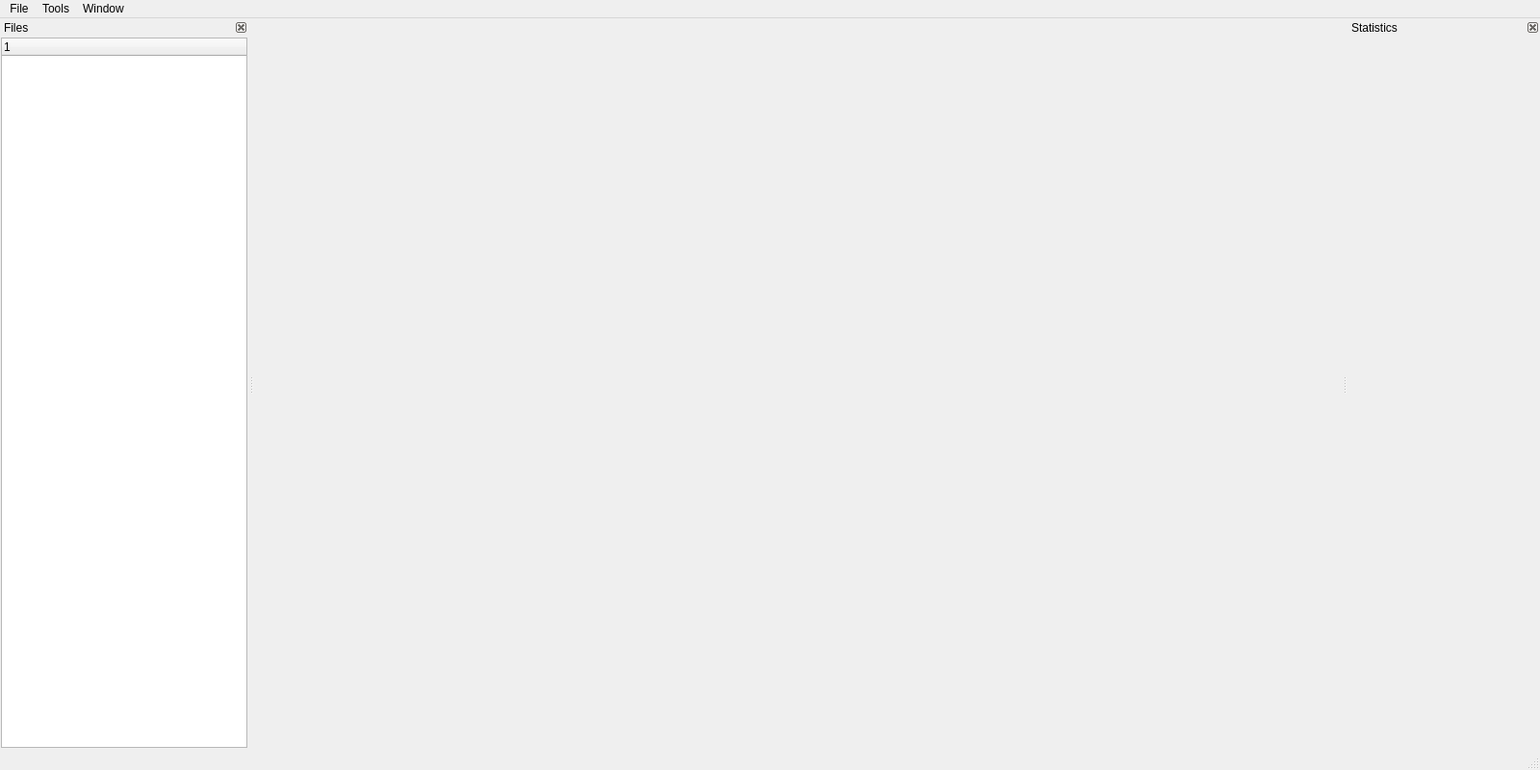
<?xml version="1.0" encoding="UTF-8"?>
<ui version="4.0">
 <class>MainWindow</class>
 <widget class="QMainWindow" name="MainWindow">
  <property name="geometry">
   <rect>
    <x>0</x>
    <y>0</y>
    <width>1600</width>
    <height>800</height>
   </rect>
  </property>
  <property name="windowTitle">
   <string>MainWindow</string>
  </property>
  <widget class="QWidget" name="centralWidget"/>
  <widget class="QMenuBar" name="menuBar">
   <property name="geometry">
    <rect>
     <x>0</x>
     <y>0</y>
     <width>1600</width>
     <height>19</height>
    </rect>
   </property>
   <widget class="QMenu" name="menuFile">
    <property name="title">
     <string>File</string>
    </property>
    <addaction name="actionOpen"/>
    <addaction name="actionScan_Directory"/>
    <addaction name="separator"/>
    <addaction name="actionSave_File_As"/>
    <addaction name="separator"/>
    <addaction name="actionExit"/>
   </widget>
   <widget class="QMenu" name="menuTools">
    <property name="title">
     <string>Tools</string>
    </property>
   </widget>
   <widget class="QMenu" name="menuWindow">
    <property name="title">
     <string>Window</string>
    </property>
    <addaction name="actionShow_files_list"/>
   </widget>
   <addaction name="menuFile"/>
   <addaction name="menuTools"/>
   <addaction name="menuWindow"/>
  </widget>
  <widget class="QStatusBar" name="statusBar"/>
  <widget class="QDockWidget" name="fileBar">
   <property name="minimumSize">
    <size>
     <width>200</width>
     <height>200</height>
    </size>
   </property>
   <property name="floating">
    <bool>false</bool>
   </property>
   <property name="features">
    <set>QDockWidget::DockWidgetClosable|QDockWidget::DockWidgetMovable</set>
   </property>
   <property name="windowTitle">
    <string>Files</string>
   </property>
   <attribute name="dockWidgetArea">
    <number>1</number>
   </attribute>
   <widget class="QWidget" name="fileBarContents">
    <layout class="QVBoxLayout" name="verticalLayout">
     <property name="spacing">
      <number>5</number>
     </property>
     <property name="leftMargin">
      <number>1</number>
     </property>
     <property name="topMargin">
      <number>1</number>
     </property>
     <property name="rightMargin">
      <number>1</number>
     </property>
     <property name="bottomMargin">
      <number>1</number>
     </property>
     <item>
      <widget class="QTreeWidget" name="fileTree">
       <column>
        <property name="text">
         <string notr="true">1</string>
        </property>
       </column>
      </widget>
     </item>
    </layout>
   </widget>
  </widget>
  <widget class="QDockWidget" name="statBar">
   <property name="minimumSize">
    <size>
     <width>200</width>
     <height>200</height>
    </size>
   </property>
   <property name="features">
    <set>QDockWidget::DockWidgetClosable|QDockWidget::DockWidgetMovable</set>
   </property>
   <property name="windowTitle">
    <string>Statistics</string>
   </property>
   <attribute name="dockWidgetArea">
    <number>2</number>
   </attribute>
   <widget class="QWidget" name="statBarContents"/>
  </widget>
  <action name="actionOpen">
   <property name="text">
    <string>Open File</string>
   </property>
  </action>
  <action name="actionScan_Directory">
   <property name="text">
    <string>Scan Directory</string>
   </property>
  </action>
  <action name="actionSave_File_As">
   <property name="text">
    <string>Save File As</string>
   </property>
  </action>
  <action name="actionExit">
   <property name="text">
    <string>Exit</string>
   </property>
  </action>
  <action name="actionShow_files_list">
   <property name="checkable">
    <bool>true</bool>
   </property>
   <property name="checked">
    <bool>true</bool>
   </property>
   <property name="text">
    <string>Show files list</string>
   </property>
  </action>
 </widget>
 <layoutdefault spacing="6" margin="11"/>
 <resources/>
 <connections>
  <connection>
   <sender>actionScan_Directory</sender>
   <signal>triggered()</signal>
   <receiver>MainWindow</receiver>
   <slot>onScanDirectory()</slot>
   <hints>
    <hint type="sourcelabel">
     <x>-1</x>
     <y>-1</y>
    </hint>
    <hint type="destinationlabel">
     <x>799</x>
     <y>399</y>
    </hint>
   </hints>
  </connection>
  <connection>
   <sender>actionExit</sender>
   <signal>triggered()</signal>
   <receiver>MainWindow</receiver>
   <slot>close()</slot>
   <hints>
    <hint type="sourcelabel">
     <x>-1</x>
     <y>-1</y>
    </hint>
    <hint type="destinationlabel">
     <x>799</x>
     <y>399</y>
    </hint>
   </hints>
  </connection>
  <connection>
   <sender>actionShow_files_list</sender>
   <signal>triggered(bool)</signal>
   <receiver>fileBar</receiver>
   <slot>setVisible(bool)</slot>
   <hints>
    <hint type="sourcelabel">
     <x>-1</x>
     <y>-1</y>
    </hint>
    <hint type="destinationlabel">
     <x>799</x>
     <y>36</y>
    </hint>
   </hints>
  </connection>
 </connections>
 <slots>
  <slot>onScanDirectory()</slot>
 </slots>
</ui>
